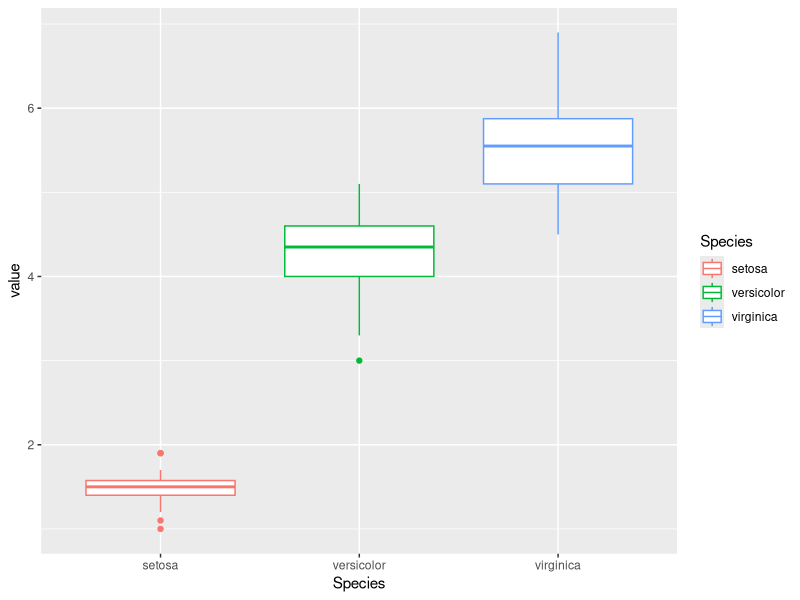
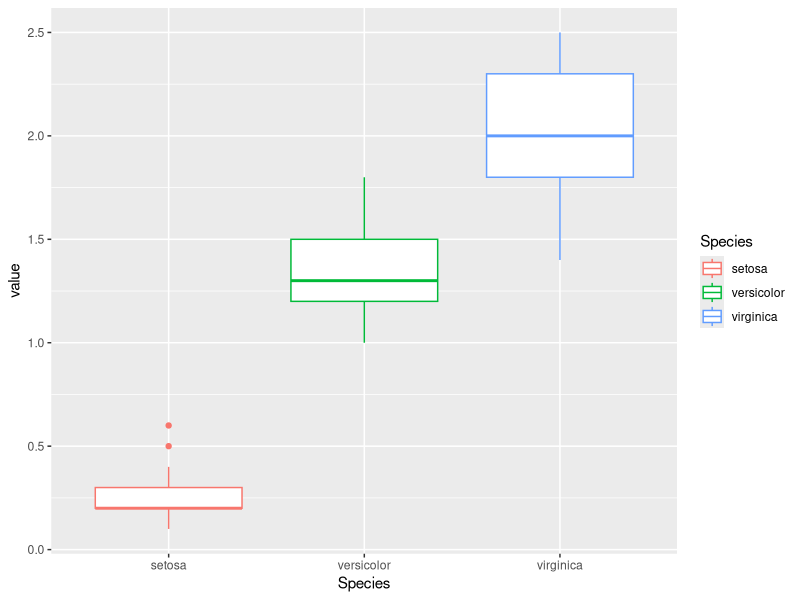
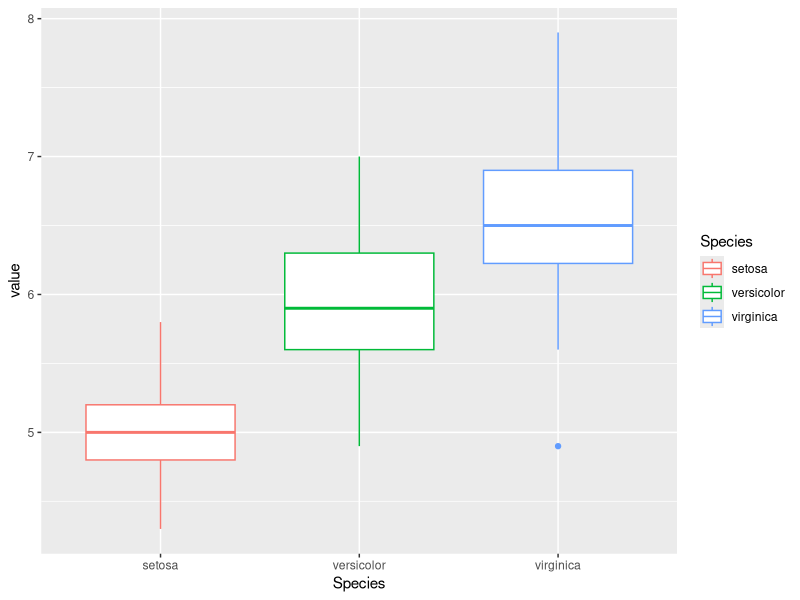
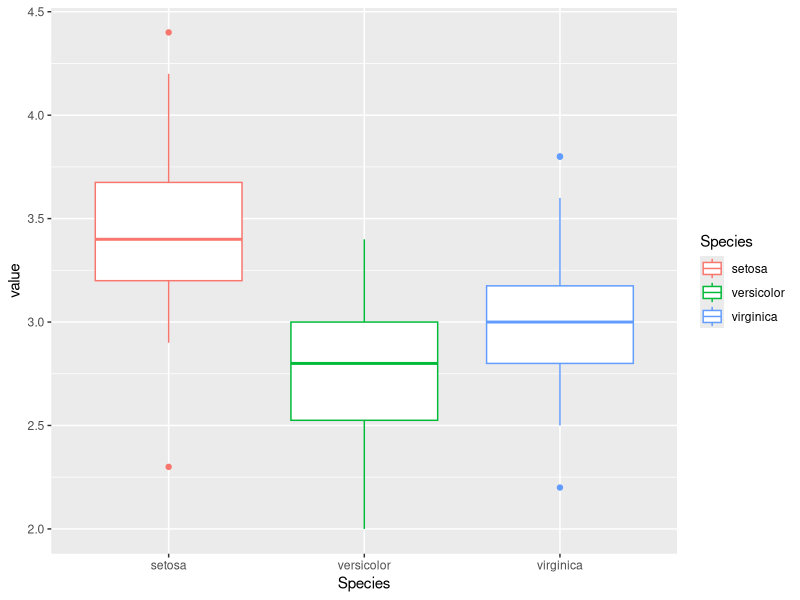
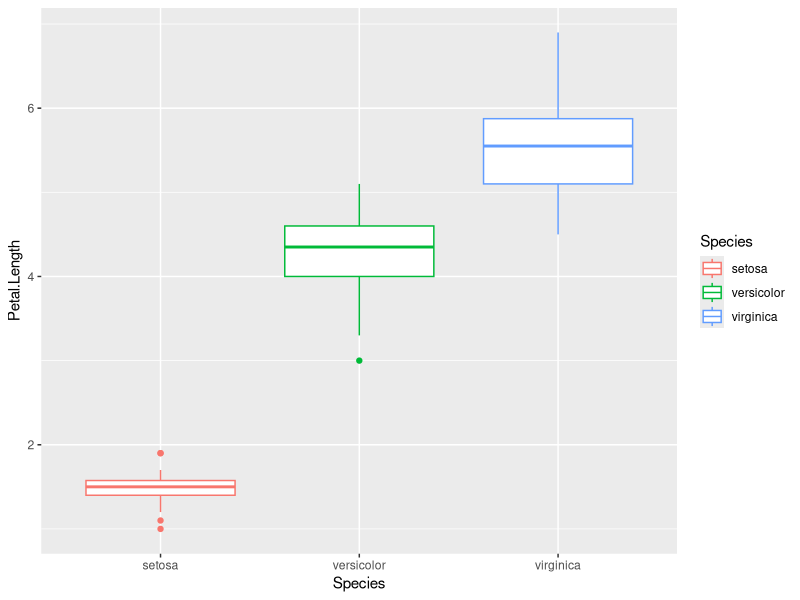
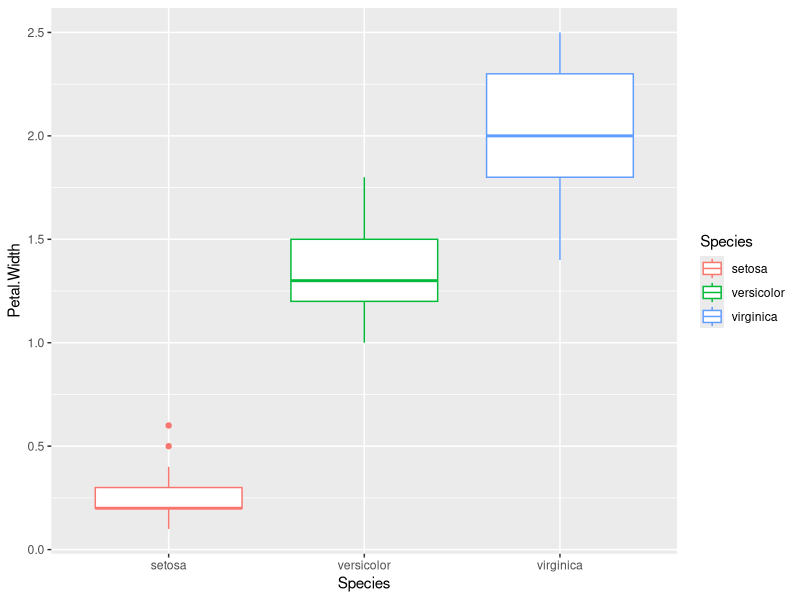
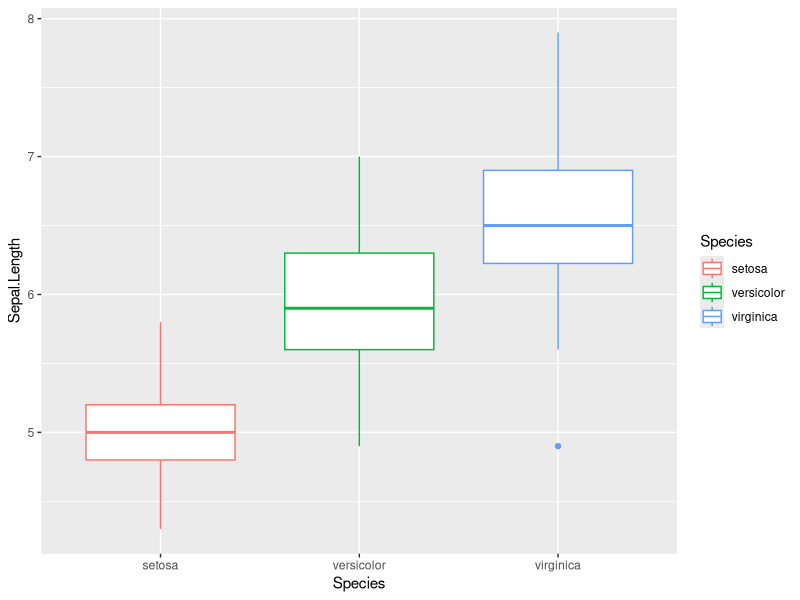
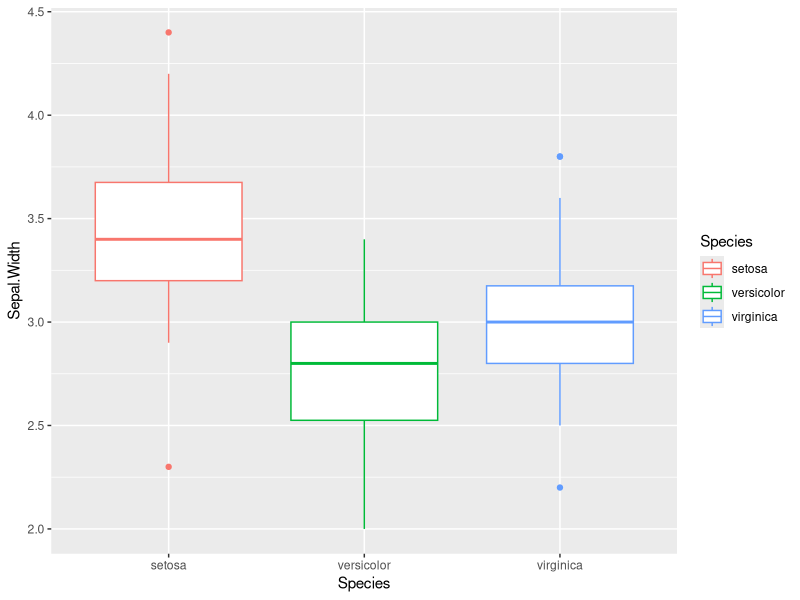

Write R code to recreate these figures, in order. (Note: this script raises an error after producing the figures.)
library(tidyverse)
#### doing things in batches ###

#### may be better ways to do this, but this is how I tend to ###
iris_long <- iris |> 
  pivot_longer(-Species) 

head(iris_long)

(iris_nested <- iris_long |> 
      nest_by(name))
  
iris_nested$data |> head()

iris_plots_1 <- iris_nested |> 
  ungroup() |> 
  mutate(my_plots = 
    # looks like some sort of weird conflict, have to specify
    # that we're using map()
    purrr::map(data, ~ ggplot(.x, 
              aes(x = Species, value, color = Species)) +
                  geom_boxplot()))
  

iris_plots_1$my_plots
# but it's unclear what our values are!

# fixing this...
iris_plots_2 <- iris_nested |> 
  ungroup() |> 
  mutate( my_plots = 
            # use map2()
            purrr::map2(data, name,  ~ ggplot(.x, 
                                      aes(x = Species, value,
                                          color = Species)) +
                         geom_boxplot() + ylab(.y)))

iris_plots_2$my_plots

# use map2 to name plots specify a drive
map2(iris_plots$my_plots,iris_plots$name, ~ggsave(plot = .x, filename = paste0("./plots/",.y, ".png")))

     